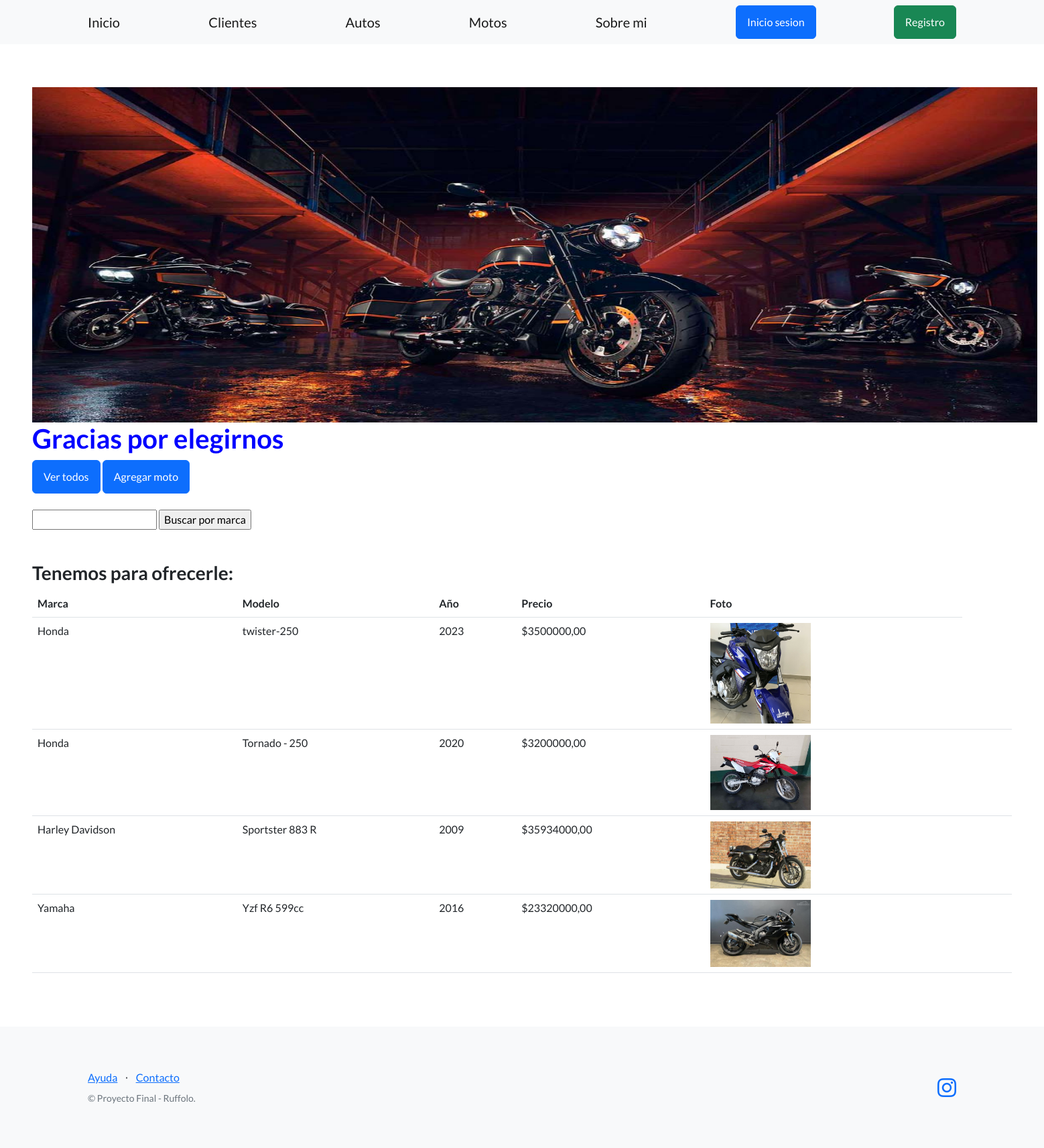
The app's page /ficheros/motos/ with its own data.
### Ficheros/models.py (models this page shows, shortened)
class Moto(models.Model):
    marca = models.CharField(max_length=100)
    modelo = models.CharField(max_length=128)
    año = models.PositiveIntegerField()
    precio = models.DecimalField(max_digits=10, decimal_places=2)
    creador = models.ForeignKey(User, on_delete=models.SET_NULL, null=True)
    foto = models.ImageField(upload_to='motos_photos/', blank=True, null=True)

### Ficheros/views.py (the view)
# urls.py: path("motos/", listar_motos, name="lista_motos"),
def listar_motos(request):
    contexto ={
        "motos" : Moto.objects.all()
    }
    http_response = render(
        request=request,
        template_name='Ficheros/lista_motos.html',
        context=contexto,
    )
    return http_response

### Ficheros/templates/Ficheros/lista_motos.html (shortened to what this page needs)
{% extends "base.html" %}
{% load static %}
    {% block contenido %}
    <img src="{% static 'assets/imagenes/motos.jpg' %}" alt="Mi Foto" style="width: 1500px; max-height: 500px;">
    <h1 style="color:blue;">
      Gracias por elegirnos
    </h1>
    <a class="btn btn-primary" href="{% url "lista_motos" %}">Ver todos</a>
    <a class="btn btn-primary" href="{% url "crear_motos" %}">Agregar moto</a>
    <br><br>
    <form action="{% url 'buscar_motos' %}" method="post">
     <input type="text" name="busqueda">
     <input type="submit" value="Buscar por marca">
    </form>
    <br><br>
    <h3>Tenemos para ofrecerle: </h3>
    <table class="table">
      <tbody>
        <tr>
          <th>Marca</th>
          <th>Modelo</th>
          <th>Año</th>
          <th>Precio</th>
          <th>Foto</th>
        </tr>
        {% for moto in motos %}
        <tr>
          <td>{{ moto.marca}}</td>
          <td>{{ moto.modelo}}</td>
          <td>{{ moto.año}}</td>
          <td>${{moto.precio}}</td>
          <td>
          {% if moto.foto %}
          <img src="{{ moto.foto.url }}" alt="{{ moto.modelo }} Foto" style="max-width: 150px; max-height: 150px;">
          {% else %}
          <p>No hay foto disponible para mostrar</p>
          {% endif %}
          </td>
          <td>
          </td>
          <td>
          </td>
        </tr>
        {% endfor %}
      </tbody>
    </table>
    {% endblock contenido %}

### records on screen
Moto: marca "Honda", modelo "twister-250", año "2023", precio "3500000,00", foto (picture)
Moto: marca "Honda", modelo "Tornado - 250", año "2020", precio "3200000,00", foto (picture)
Moto: marca "Harley Davidson", modelo "Sportster 883 R", año "2009", precio "35934000,00", foto (picture)
Moto: marca "Yamaha", modelo "Yzf R6 599cc", año "2016", precio "23320000,00", foto (picture)
